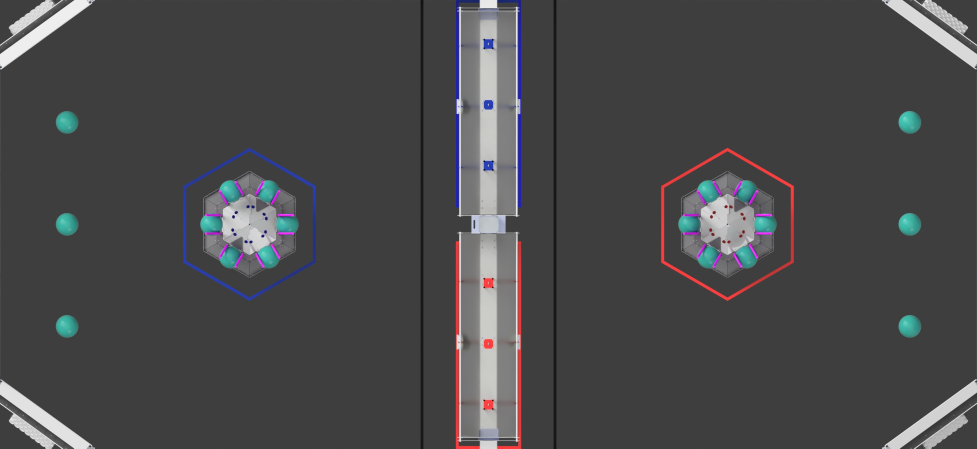
#> input picture 2025game-field.jpg, 2931 x 1346 px (shown at 1/3 size)
$ python Extract.py
#> lines starting #> are read from the running program, lines starting #| are printed output that depends on the picture
import cv2
import numpy as np
import json
import os

#############################################
# Flood Fill at a true 1000x500 resolution.
# The image is physically resized to 1000x500.
# Bottom-left coordinate (0,0).
#############################################

json_filename = "static_obstacles_inch.json"  # Where to save your fill coordinates
image_path = "2025game-field.jpg"     # Change to your path

# Load original image
img_original = cv2.imread(image_path)
#> img_original is the input picture: shape (1346, 2931, 3); mean B, G, R 73.5, 72.4, 72.4
if img_original is None:
    raise ValueError("Could not load image! Check file path.")

# -- Resize to exactly 690 x 316 ---
target_w, target_h = 690, 316
img_resized = cv2.resize(
    img_original,
    (target_w, target_h),
    interpolation=cv2.INTER_AREA
)
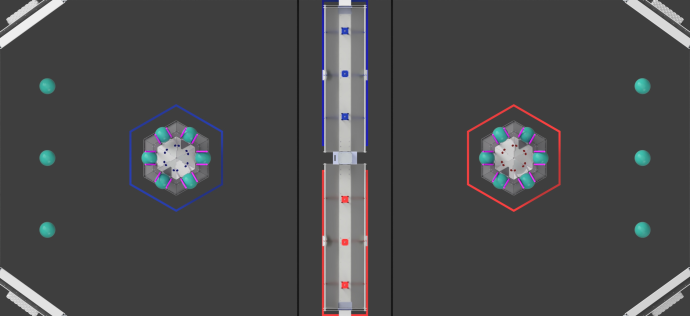
#> img_resized: shape (316, 690, 3); mean B, G, R 73.5, 72.4, 72.4

# Now "img_resized" is our working image.
h, w = img_resized.shape[:2]
#> h = 316; w = 690

# We'll use this for on-screen display AND for actual data
img = img_resized.copy()

# Create a named window
cv2.namedWindow("Flood Fill (1000x500)", cv2.WINDOW_AUTOSIZE)

# -------------------------------------------
# Global Variables
# -------------------------------------------
filled_pixels = set()  # set of (x, y) in bottom-left coords
history = []           # stack of sets for undo

# Load existing fill data from JSON (if any)
if os.path.exists(json_filename):
    try:
        with open(json_filename, "r") as f:
            loaded = json.load(f)
            filled_pixels = set(tuple(p) for p in loaded)
            print(f"Loaded {len(filled_pixels)} pixels from {json_filename}")
    except (json.JSONDecodeError, ValueError):
        print("JSON file invalid or empty. Starting fresh.")

# Helper: Redraw existing fills
def redraw_filled_pixels():
    global img
    # Reset to the resized original
    img = img_resized.copy()
    for (lx, ly) in filled_pixels:
        # Convert bottom-left coords -> top-left coords
        col = lx
        row = (h - 1) - ly
        if 0 <= col < w and 0 <= row < h:
            img[row, col] = (0, 255, 0)

redraw_filled_pixels()
cv2.imshow("Flood Fill (1000x500)", img)

# -------------------------------------------
# Flood Fill Operation (Bucket Fill Mode)
# -------------------------------------------
# [90 lines left out: functions flood_fill, undo_last_fill, bresenham_line, not called in this run]

# -------------------------------------------
# Mode Switching Variables and States
# -------------------------------------------
# mode can be "bucket", "line", or "paint"
mode = "bucket"  # default mode
print("Current mode: Bucket Fill (press 'l' for line, 'b' for bucket, 'p' for paint)")

# Variables for line mode:
line_start = None
is_drawing_line = False

# Variables for paint mode:
is_painting = False
current_paint_pixels = set()
is_flooding = False

# -------------------------------------------
# Mouse Callback
# -------------------------------------------
# [55 lines left out: function mouse_callback, not called in this run]

cv2.setMouseCallback("Flood Fill (1000x500)", mouse_callback)

# -------------------------------------------
# Main Loop
# -------------------------------------------
while True:
    key = cv2.waitKey(1) & 0xFF
#> (key q is pressed here)
    # Press 'l' for Line Mode, 'b' for Bucket Fill Mode, 'p' for Paint Mode.
    if key == ord('l'):
        mode = "line"
        print("Switched to Line Mode")
    elif key == ord('b'):
        mode = "bucket"
        print("Switched to Bucket Fill Mode")
    elif key == ord('p'):
        mode = "paint"
        print("Switched to Paint Mode")
    elif key == ord('q'):
        # Save filled pixels to JSON on quit.
        with open("static_obstacles_inch_test.json", 'w') as f:
            json.dump([[int(v) for v in px] for px in filled_pixels], f)
        print(f"Saved {len(filled_pixels)} pixels to {json_filename}")
        break
    elif key == ord('z'):
        undo_last_fill()

cv2.destroyAllWindows()

$ run again, with 2025field.png saved as 2025game-field.jpg
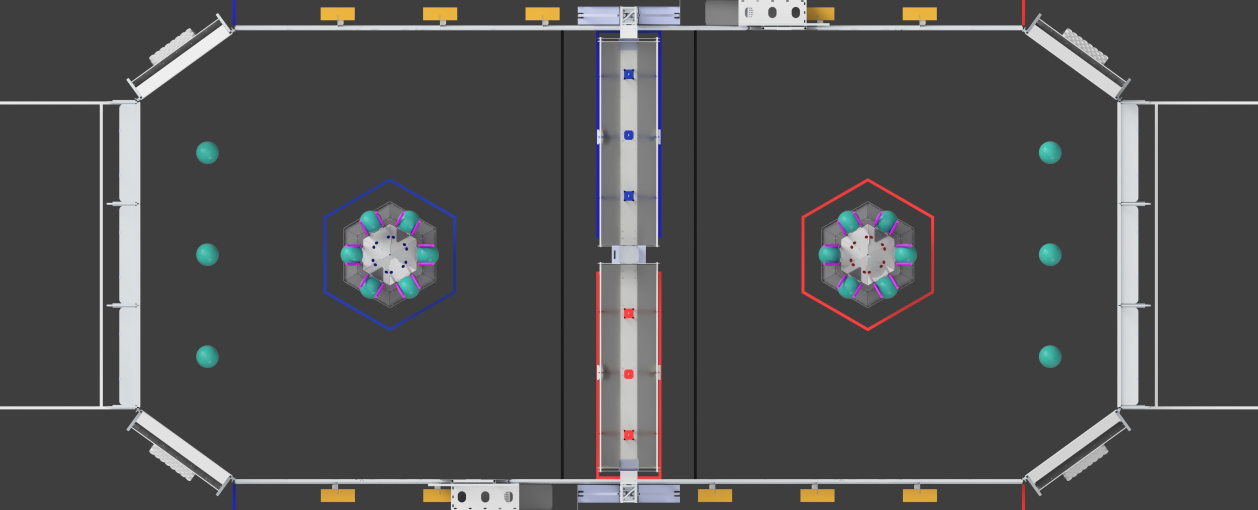
#> input picture 2025field.png, 3773 x 1528 px (shown at 1/3 size)
#> img_original is the input picture: shape (1528, 3773, 3); mean B, G, R 77.6, 77.2, 77.5
#> `img_resized = cv2.resize( img_original, (target_w, target_h), interpol..`:
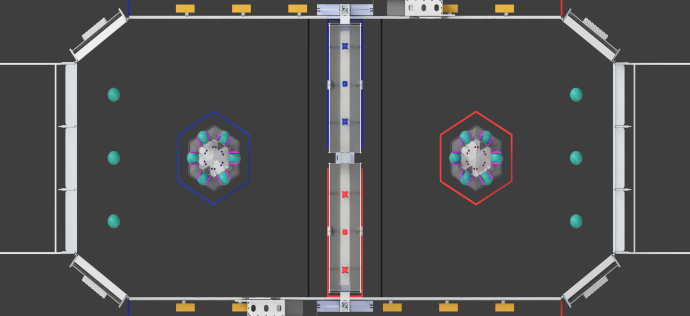
#> img_resized: shape (316, 690, 3); mean B, G, R 77.6, 77.2, 77.5
